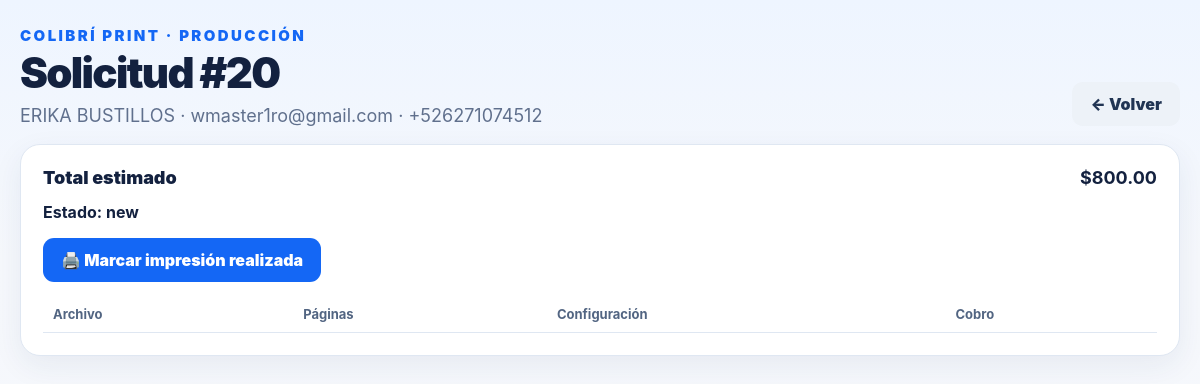
/admin/recepcion_detalle.php?id=20, run on the app's committed database.
### tables this page shows
CREATE TABLE `cp_print_requests` (
  `id` bigint(20) UNSIGNED NOT NULL,
  `customer_name` varchar(180) NOT NULL,
  `customer_email` varchar(180) NOT NULL,
  `customer_phone` varchar(50) NOT NULL,
  `status` enum('new','reviewing','quoted','production','completed','cancelled') NOT NULL DEFAULT 'new',
  `archive_status` enum('active','archived') NOT NULL DEFAULT 'active',
  `archived_at` datetime DEFAULT NULL,
  `archived_by` int(10) UNSIGNED DEFAULT NULL,
  `total_estimate` decimal(12,2) NOT NULL DEFAULT '0.00',
  `created_at` datetime NOT NULL DEFAULT CURRENT_TIMESTAMP,
  `updated_at` datetime NOT NULL DEFAULT CURRENT_TIMESTAMP ON UPDATE CURRENT_TIMESTAMP
);

### config/bootstrap.php (called while the page is built, shortened)
<?php
function cp_e(mixed $value): string
{
    return htmlspecialchars((string)$value, ENT_QUOTES, 'UTF-8');
}
function cp_money(float|int $value): string
{
    return '$' . number_format((float)$value, 2);
}

### admin/recepcion_detalle.php (the view, shortened to what this page needs)
<?php
require_once __DIR__ . '/../config/bootstrap.php';
$db=cp_db(); $id=(int)($_GET['id']??0);
$st=$db->prepare("SELECT * FROM cp_print_requests WHERE id=?");$st->execute([$id]);$r=$st->fetch();
?>
<!doctype html><html lang="es"><head><link rel="stylesheet" href="../assets/css/colibri-print.css"></head>
<body><div class="cp-wrap"><div class="cp-brand">COLIBRÍ PRINT · PRODUCCIÓN</div><div class="cp-hero"><div><h1>Solicitud #<?=$id?></h1><p><?= cp_e($r['customer_name']) ?> · <?= cp_e($r['customer_email']) ?> · <?= cp_e($r['customer_phone']) ?></p></div><a class="cp-btn cp-btn-soft" href="recepcion_impresiones.php">← Volver</a></div>
<section class="cp-card"><div class="cp-total-line" style="border:0;margin:0;padding:0 0 14px"><span>Total estimado</span><strong><?=cp_money($r['total_estimate'])?></strong></div>
<div style="display:flex;gap:8px;flex-wrap:wrap;margin-bottom:16px"><strong>Estado: <?=cp_e($r['status'])?></strong></div>
<?php if(!in_array($r['status'],['completed','cancelled'],true) && ($r['archive_status']??'active')!=='archived'): ?><form method="post" action="print_request_action.php" style="display:inline-block;margin:0 8px 14px 0"><button class="cp-btn cp-btn-primary" type="submit">🖨️ Marcar impresión realizada</button></form><?php endif; ?>
<table class="cp-admin-table"><tr><th>Archivo</th><th>Páginas</th><th>Configuración</th><th>Cobro</th></tr>
</table></section></div></body></html>

### assets/css/colibri-print.css (style rules this page uses)
:root { --cp-bg:#f4f7fc; --cp-card:#fff; --cp-text:#13213f; --cp-muted:#60708d; --cp-line:#dfe7f2; --cp-blue:#1467f5; --cp-blue-2:#0b5ce7; --cp-blue-soft:#eaf2ff; --cp-green:#16a36a; --cp-red:#d92f4d; --cp-yellow:#fff3cc; --cp-shadow:0 10px 30px rgba(29,56,96,.07); --cp-radius:20px; }
* { box-sizing:border-box }
html { font-family:Inter,ui-sans-serif,system-ui,-apple-system,BlinkMacSystemFont,"Segoe UI",sans-serif;color:var(--cp-text);background:var(--cp-bg) }
body { margin:0;background:linear-gradient(180deg,#eef5ff 0,#f6f8fc 260px,#f4f7fc 100%);min-height:100vh }
a { color:inherit;text-decoration:none }
button,input,select { font:inherit }
button { cursor:pointer }
.cp-wrap { width:min(1400px,calc(100% - 40px));margin:0 auto;padding:28px 0 50px }
.cp-brand { font-size:15px;line-height:1;font-weight:900;letter-spacing:.16em;color:#1467f5;text-transform:uppercase }
.cp-hero { display:flex;align-items:flex-end;justify-content:space-between;gap:30px;margin:8px 0 18px }
.cp-hero h1 { font-size:42px;line-height:1.05;margin:0 0 10px;font-weight:900;letter-spacing:-.04em }
.cp-hero p { margin:0;color:var(--cp-muted);font-size:18px }
.cp-card { background:var(--cp-card);border:1px solid var(--cp-line);border-radius:var(--cp-radius);box-shadow:var(--cp-shadow);padding:22px;margin-bottom:14px }
.cp-btn { border:0;border-radius:11px;padding:12px 18px;font-weight:900;display:inline-flex;align-items:center;justify-content:center;gap:8px }
.cp-btn-primary { background:var(--cp-blue);color:#fff }
.cp-btn-soft { background:#edf2f8;color:#203453 }
.cp-total-line { display:flex;justify-content:space-between;align-items:center;border-top:1px solid var(--cp-line);padding-top:14px;margin-top:5px;font-weight:900;font-size:18px }
.cp-admin-table { width:100%;border-collapse:collapse }
.cp-admin-table th,.cp-admin-table td { padding:10px;border-bottom:1px solid var(--cp-line);text-align:left;font-size:13px }
.cp-admin-table th { color:#526582 }

### data on the page
cp_print_requests: customer_name "ERIKA BUSTILLOS", customer_email "wmaster1ro@gmail.com", customer_phone "+526271074512", total_estimate "$800.00", status "new"

### other printed values
$id "20"
